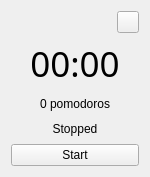
<?xml version="1.0" encoding="UTF-8"?>
<ui version="4.0">
 <class>Win</class>
 <widget class="QMainWindow" name="Win">
  <property name="geometry">
   <rect>
    <x>0</x>
    <y>0</y>
    <width>150</width>
    <height>177</height>
   </rect>
  </property>
  <property name="windowTitle">
   <string>Pomodoro timer</string>
  </property>
  <property name="animated">
   <bool>false</bool>
  </property>
  <widget class="QWidget" name="centralWidget">
   <layout class="QGridLayout" name="gridLayout">
    <item row="2" column="0" colspan="2">
     <widget class="QLabel" name="Count">
      <property name="text">
       <string>0 pomodoros</string>
      </property>
      <property name="alignment">
       <set>Qt::AlignCenter</set>
      </property>
     </widget>
    </item>
    <item row="6" column="0" colspan="2">
     <widget class="QPushButton" name="Btn">
      <property name="text">
       <string>Start</string>
      </property>
     </widget>
    </item>
    <item row="0" column="1">
     <widget class="QPushButton" name="closeBtn">
      <property name="sizePolicy">
       <sizepolicy hsizetype="Fixed" vsizetype="Fixed">
        <horstretch>0</horstretch>
        <verstretch>0</verstretch>
       </sizepolicy>
      </property>
      <property name="maximumSize">
       <size>
        <width>22</width>
        <height>22</height>
       </size>
      </property>
      <property name="text">
       <string/>
      </property>
     </widget>
    </item>
    <item row="1" column="0" colspan="2">
     <widget class="QLabel" name="Time">
      <property name="maximumSize">
       <size>
        <width>16777215</width>
        <height>16777215</height>
       </size>
      </property>
      <property name="font">
       <font>
        <family>Noto Sans</family>
        <pointsize>26</pointsize>
       </font>
      </property>
      <property name="text">
       <string>00:00</string>
      </property>
      <property name="alignment">
       <set>Qt::AlignCenter</set>
      </property>
     </widget>
    </item>
    <item row="3" column="0" colspan="2">
     <widget class="QLabel" name="Msg">
      <property name="text">
       <string>Stopped</string>
      </property>
      <property name="alignment">
       <set>Qt::AlignCenter</set>
      </property>
     </widget>
    </item>
   </layout>
  </widget>
 </widget>
 <layoutdefault spacing="6" margin="11"/>
 <resources/>
 <connections/>
</ui>
